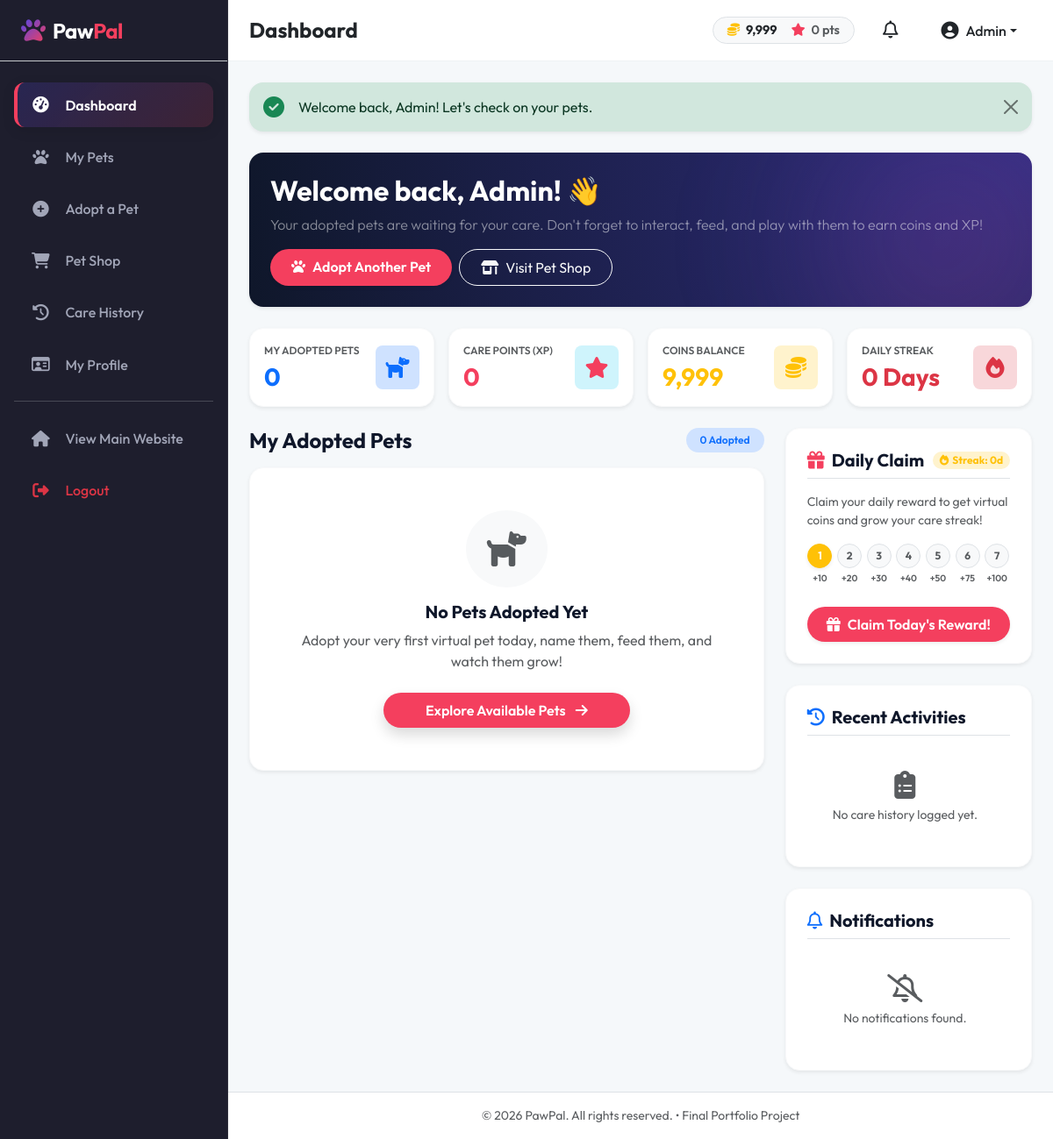
/user/dashboard.php (signed in), run on the app's committed database.
### tables this page shows
CREATE TABLE users (
    id INT AUTO_INCREMENT PRIMARY KEY,
    name VARCHAR(100) NOT NULL,
    email VARCHAR(120) UNIQUE NOT NULL,
    password VARCHAR(255) NOT NULL,
    role ENUM('user','admin') DEFAULT 'user',
    coins INT DEFAULT 100,
    points INT DEFAULT 0,
    avatar VARCHAR(255) DEFAULT NULL,
    created_at TIMESTAMP DEFAULT CURRENT_TIMESTAMP,
    updated_at TIMESTAMP DEFAULT CURRENT_TIMESTAMP ON UPDATE CURRENT_TIMESTAMP
);

### user/dashboard.php (the view, shortened to what the rows shown need)
<?php
$page_title = 'Dashboard';
require_once __DIR__ . '/../includes/auth.php';
require_once __DIR__ . '/../includes/header.php';
$currentUser = getCurrentUser($pdo);
?>
<div class="hero-gradient mb-4 p-4 text-white rounded-4 position-relative overflow-hidden shadow-sm" style="background: radial-gradient(circle at top right, #312e81 0%, #0f172a 100%);">
    <div class="position-relative z-index-2">
        <h2 class="fw-bold mb-2">Welcome back, <?php echo sanitize(explode(' ', $currentUser['name'])[0]); ?>! 👋</h2>
        <p class="lead text-white-50 fs-6 mb-3">Your adopted pets are waiting for your care. Don't forget to interact, feed, and play with them to earn coins and XP!</p>
        <div class="d-flex flex-wrap gap-2">
            <a href="<?php echo BASE_URL; ?>/user/pets.php" class="btn btn-accent px-4 py-2 rounded-pill shadow-sm">
            </a>
            <a href="<?php echo BASE_URL; ?>/user/shop.php" class="btn btn-outline-light px-4 py-2 rounded-pill">
            </a>
        </div>
    </div>
</div>
<div class="row g-3 mb-4">
    <div class="col-md-3 col-sm-6">
        <div class="glass-card p-3 d-flex align-items-center justify-content-between h-100 shadow-sm border border-light">
            <div>
                <span class="text-muted extra-small d-block text-uppercase fw-semibold">Care Points (XP)</span>
                <h3 class="fw-bold text-accent mb-0 mt-1"><?php echo number_format($currentUser['points']); ?></h3>
            </div>
        </div>
    </div>
    <div class="col-md-3 col-sm-6">
        <div class="glass-card p-3 d-flex align-items-center justify-content-between h-100 shadow-sm border border-light">
            <div>
                <span class="text-muted extra-small d-block text-uppercase fw-semibold">Coins Balance</span>
                <h3 class="fw-bold text-warning mb-0 mt-1"><?php echo number_format($currentUser['coins']); ?></h3>
            </div>
        </div>
    </div>
</div>
<?php
require_once __DIR__ . '/../includes/footer.php';
?>

### includes/header.php (shortened to what the rows shown need)
<?php
require_once __DIR__ . '/functions.php';
$current_page = basename($_SERVER['PHP_SELF']);
$user_coins = 0;
$user_points = 0;
$user_name = '';
if (isLoggedIn()) {
    $current_user = getCurrentUser($pdo);
    if ($current_user) {
        $user_coins = $current_user['coins'];
        $user_points = $current_user['points'];
        $user_name = $current_user['name'];
    }
}
$is_user_page = isLoggedIn() && (strpos($_SERVER['PHP_SELF'], '/user/') !== false);
?>
<!DOCTYPE html>
<html lang="en">
<head>
    <link rel="stylesheet" href="https://cdnjs.cloudflare.com/ajax/libs/font-awesome/6.4.0/css/all.min.css">
    <link href="https://cdn.jsdelivr.net/npm/bootstrap@5.3.0/dist/css/bootstrap.min.css" rel="stylesheet">
    <link rel="stylesheet" href="<?php echo BASE_URL; ?>/assets/css/style.css?v=<?php echo time(); ?>">
</head>
<body>
    <?php if ($is_user_page): ?>
        <div class="user-layout-wrapper">
            <aside class="user-sidebar" id="userSidebar">
                <div class="sidebar-brand d-flex align-items-center justify-content-between border-bottom border-secondary-subtle">
                    <a class="navbar-brand d-flex align-items-center text-decoration-none" href="<?php echo BASE_URL; ?>/index.php">
                        <i class="fa-solid fa-paw me-2 brand-icon text-accent fs-3"></i>
                        <span class="brand-text text-white fw-bold fs-4">Paw<span class="text-accent">Pal</span></span>
                    </a>
                </div>
                <nav class="sidebar-nav">
                    <a href="<?php echo BASE_URL; ?>/user/dashboard.php" class="sidebar-link <?php echo $current_page == 'dashboard.php' ? 'active' : ''; ?>">
                        <i class="fa-solid fa-gauge-high"></i>
                        <span>Dashboard</span>
                    </a>
                    <a href="<?php echo BASE_URL; ?>/user/my_pets.php" class="sidebar-link <?php echo ($current_page == 'my_pets.php' || $current_page == 'pet_care.php' || $current_page == 'pet_details.php') ? 'active' : ''; ?>">
                        <i class="fa-solid fa-paw"></i>
                        <span>My Pets</span>
                    </a>
                    <a href="<?php echo BASE_URL; ?>/user/pets.php" class="sidebar-link <?php echo $current_page == 'pets.php' ? 'active' : ''; ?>">
                        <i class="fa-solid fa-circle-plus"></i>
                        <span>Adopt a Pet</span>
                    </a>
                    <a href="<?php echo BASE_URL; ?>/user/shop.php" class="sidebar-link <?php echo $current_page == 'shop.php' ? 'active' : ''; ?>">
                        <i class="fa-solid fa-cart-shopping"></i>
                        <span>Pet Shop</span>
                    </a>
                    <a href="<?php echo BASE_URL; ?>/user/care_history.php" class="sidebar-link <?php echo $current_page == 'care_history.php' ? 'active' : ''; ?>">
                        <i class="fa-solid fa-clock-rotate-left"></i>
                        <span>Care History</span>
                    </a>
                    <a href="<?php echo BASE_URL; ?>/user/profile.php" class="sidebar-link <?php echo $current_page == 'profile.php' ? 'active' : ''; ?>">
                        <i class="fa-regular fa-id-card"></i>
                        <span>My Profile</span>
                    </a>
                    <hr class="border-secondary-subtle my-3">
                    <a href="<?php echo BASE_URL; ?>/index.php" class="sidebar-link">
                        <i class="fa-solid fa-house"></i>
                        <span>View Main Website</span>
                    </a>
                    <a href="<?php echo BASE_URL; ?>/logout.php" class="sidebar-link text-danger">
                        <i class="fa-solid fa-right-from-bracket"></i>
                        <span>Logout</span>
                    </a>
                </nav>
            </aside>
            <div class="user-main-wrapper">
                <header class="user-top-bar d-flex align-items-center justify-content-between px-4 py-3 sticky-top">
                    <div class="d-flex align-items-center gap-3">
                        <h4 class="mb-0 fw-bold d-none d-md-block text-dark"><?php echo isset($page_title) ? $page_title : 'Dashboard'; ?></h4>
                    </div>
                    <div class="d-flex align-items-center gap-3">
                        <div class="nav-stats-badge d-flex py-1 px-3 bg-light rounded-pill border">
                            <span class="stat-item me-3" title="Virtual Coins">
                                <i class="fa-solid fa-coins text-warning me-1"></i>
                                <span class="user-coins-display fw-bold text-dark"><?php echo number_format($user_coins); ?></span>
                            </span>
                            <span class="stat-item d-none d-sm-inline text-muted" title="Care Points (XP)">
                                <i class="fa-solid fa-star text-accent me-1"></i>
                                <span><?php echo number_format($user_points); ?> pts</span>
                            </span>
                        </div>
                        <div class="dropdown position-relative" id="notificationsDropdownWrapper">
                            <a class="nav-link position-relative py-2 px-3 rounded-circle hover-bg-light" href="#" role="button" id="notifDropdown" data-bs-toggle="dropdown" aria-expanded="false">
                                <i class="fa-regular fa-bell fs-5 text-dark"></i>
                            </a>
                        </div>
                        <div class="dropdown">
                            <button class="btn btn-outline-dark dropdown-toggle d-flex align-items-center profile-btn px-3" type="button" id="userMenuBtn" data-bs-toggle="dropdown" aria-expanded="false">
                                <i class="fa-solid fa-circle-user fs-5 me-md-2"></i>
                                <span class="d-none d-md-inline"><?php echo sanitize($user_name); ?></span>
                            </button>
                        </div>
                    </div>
                </header>
                <main class="user-content-area p-4">
    <?php endif; ?>

### data on the page
users: coins "9,999", points "0", name "Admin"

### other printed values
$page_title "Dashboard"
$flash['message'] "Welcome back, Admin! Let's check on your pets."
count($myPets) "0"
$displayStreak "0"
$rewards_map[$d] "10"
$rewards_map[$d] "20"
$rewards_map[$d] "30"
$rewards_map[$d] "40"
$rewards_map[$d] "50"
$rewards_map[$d] "75"
$rewards_map[$d] "100"
